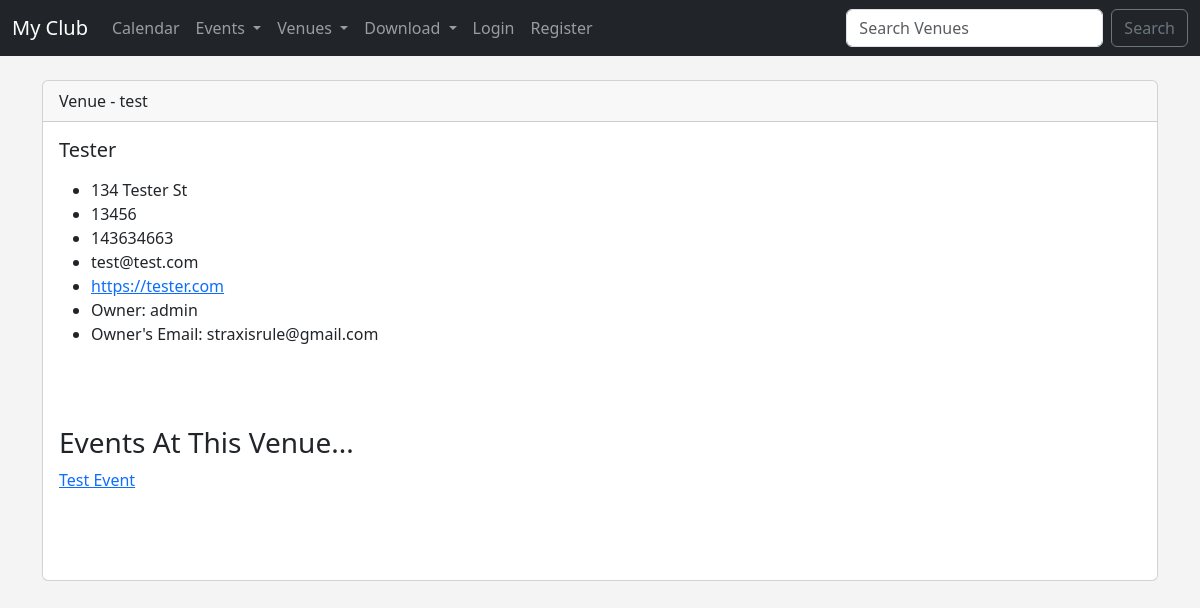
The app's page /show_venue/8, older data.
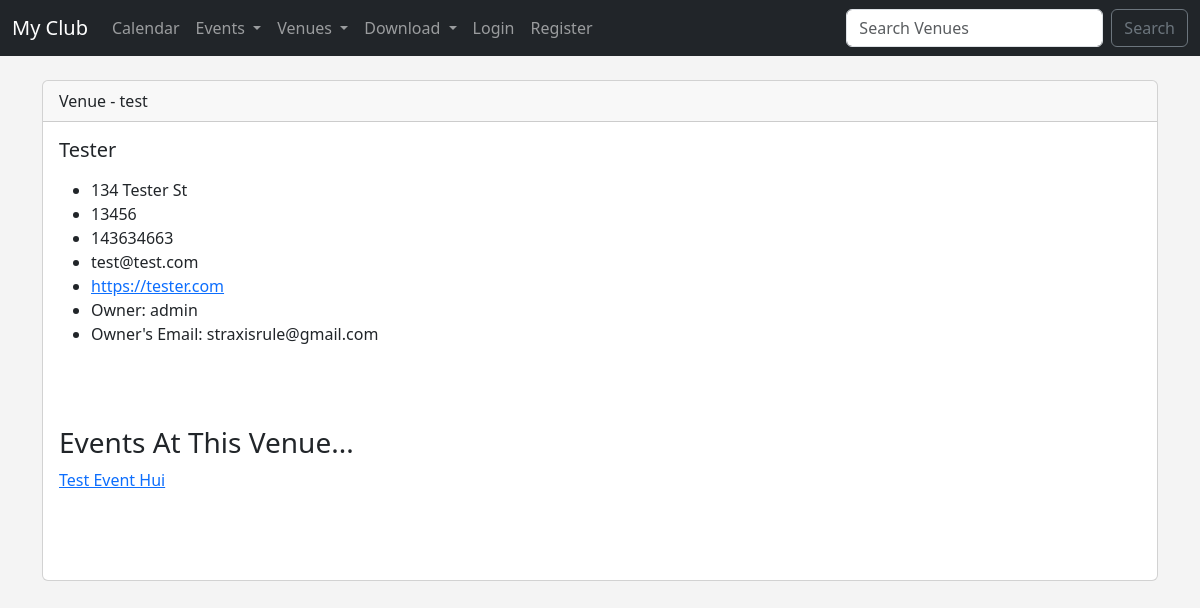
The same page, newer data.
### events/models.py (models this page shows, shortened)
class Event(models.Model):
	name = models.CharField('Event Name', max_length=120)
	event_date = models.DateTimeField('Event Date')
	venue = models.ForeignKey(Venue, blank=True, null=True, on_delete=models.CASCADE)
	manager = models.ForeignKey(User, blank=True, null=True, on_delete=models.SET_NULL)
	description = models.TextField(blank=True)
	attendees = models.ManyToManyField(MyClubUser, blank=True)
	approved = models.BooleanField("Approved", default=False)
	def __str__(self):
		return self.name

### events/views.py (the view)
# urls.py: path('show_venue/<venue_id>', views.show_venue, name="show-venue"),
def show_venue(request, venue_id):
	venue = Venue.objects.get(pk=venue_id)
	venue_owner = User.objects.get(pk=venue.owner)
	events = venue.event_set.all()
	return render(request, 'events/show_venue.html',
		{'venue': venue,
		'venue_owner': venue_owner,
		'events': events})

### events/models.py (called while the page is built)
	def __str__(self):
		return self.name

### events/templates/events/show_venue.html (shortened to what this page needs)
{% extends 'events/base.html' %}
{% block content %}
	<div class="card">
	  <div class="card-header">
	    Venue - test
	  </div>
	  <div class="card-body">
	    <h5 class="card-title">{{ venue }}</h5>
	    <p class="card-text">
	      <ul>
			<li>{{ venue.address }}</li>
			<li>{{ venue.zip_code }}</li>
			<li>{{ venue.phone }}</li>
			<li>{{ venue.email_address }}</li>
			<li><a href="{{ venue.web }}">{{ venue.web }}</a></li>
			<li>Owner: {{ venue_owner }} </li>
			<li>Owner's Email: {{ venue_owner.email }} </li>
		  </ul>
		  <br/>
	    </p>
	    <br/>
	    <h3>Events At This Venue...</h3>
	    {% if events %}
		{% for event in events %}
			<a href="{% url 'show-event' event.id %}">{{ event }}</a><br/>
		{% endfor %}
		<br/>
		{% else %}
		No Events Scheduled At This Time...
		{% endif %}
	  </div>
	  <br/><br/>
	</div>
{% endblock %}

Row changes from the older to the newer data that the page shows:
changed Event: name "Test Event" → "Test Event Hui"
